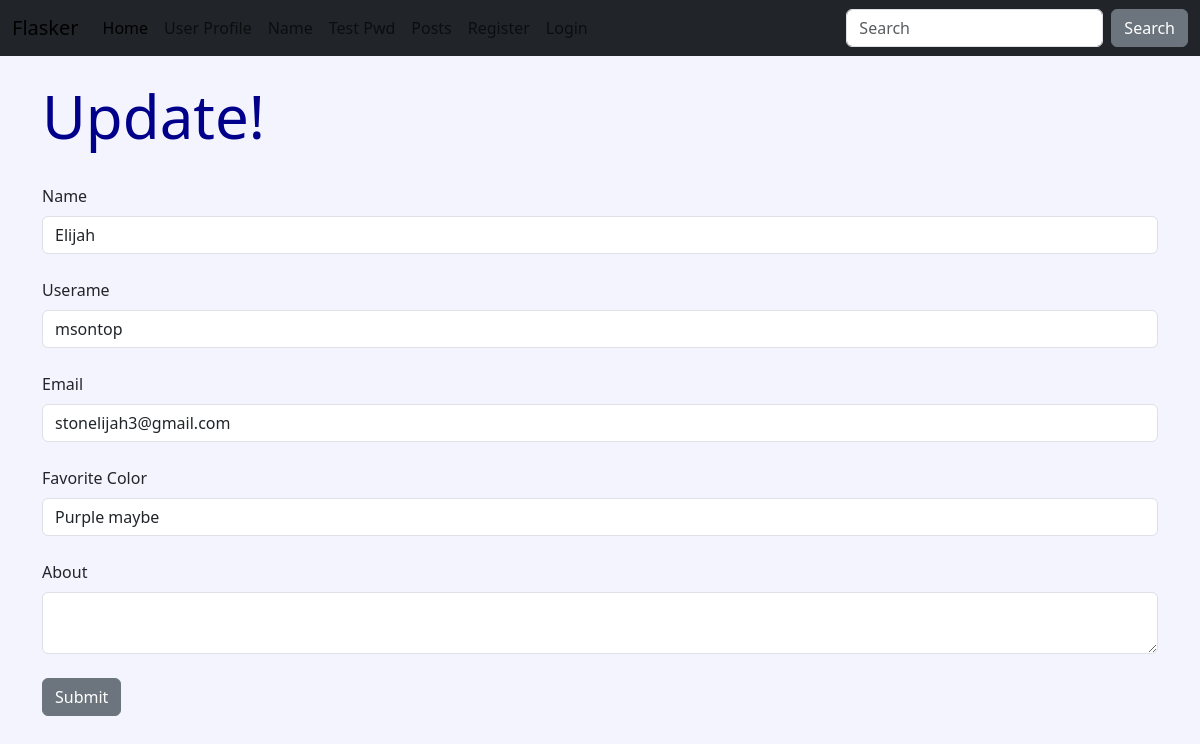
Screenshot of /update/2 with the database file from the repository.
### hello.py (models this page shows, shortened)
class Users(db.Model, UserMixin):
    id = db.Column(db.Integer, primary_key=True)
    username = db.Column(db.String(200), unique=True)
    name = db.Column(db.String(200), nullable=False)
    email = db.Column(db.String(200), nullable=False, unique=True)
    favorite_color = db.Column(db.String(120))
    about_author = db.Column(db.Text(500), nullable=True)
    date_added = db.Column(db.DateTime, default=datetime.utcnow)
    password_hash = db.Column(db.String(128))
    posts = db.relationship('Post', backref='poster')
    @property
    def password(self):
        raise AttributeError('Password is nomett a readable attr!')

### hello.py (the view)
@app.route('/update/<int:id>', methods=['GET','POST'])
def update(id):
    form = UserFrom()
    name_to_update = Users.query.get_or_404(id)
    if request.method == 'POST':
        name_to_update.name = request.form['name']
        name_to_update.email = request.form['email']
        name_to_update.favorite_color = request.form['favorite_color']
        name_to_update.username = request.form['username']
        name_to_update.about_author = request.form['about_author']
        try:
            db.session.commit()
            flash('User Updated Successfully!')
            return render_template('update.html',
                                   form = form,
                                   name_to_update = name_to_update)
        except:
            flash('Error Occured!')
            return render_template('update.html',
                                   form = form,
                                   name_to_update = name_to_update)
    else:
        return render_template('update.html',
                                   form = form,
                                   name_to_update = name_to_update)

### webforms.py
class UserFrom(FlaskForm):
    username = StringField('Userame', validators=[DataRequired()])
    name = StringField('Name', validators=[DataRequired()])
    email = StringField('Email', validators=[DataRequired()])
    favorite_color = StringField('Favorite Color')
    about_author = TextAreaField('About')
    password_hash = PasswordField('Password', validators=[DataRequired(), EqualTo('password_hash2', message='password must match!')])
    password_hash2 = PasswordField('Confirm Password', validators=[DataRequired()])
    submit = SubmitField('Submit')

class SearchForm(FlaskForm):
    searched = StringField('Searched', validators=[DataRequired()])
    submit = SubmitField('Submit')

### hello.py (called while the page is built)
@app.context_processor
def base():
    form = SearchForm()
    return dict(form=form)

### templates/update.html (shortened to what this page needs)
{% extends 'base.html' %}
{% block content%}
<h1>Update!</h1>
<br/>
<form action="/update/{{ name_to_update.id }}" method="POST">
    {{ form.name.label(class="form-label") }}
    {{ form.name(class="form-control",value=name_to_update.name) }}
    <br />
    {{ form.username.label(class="form-label") }}
    {{ form.username(class="form-control",value=name_to_update.username) }}
    <br />
    {{ form.email.label(class="form-label") }}
    {{ form.email(class="form-control", value=name_to_update.email) }}
    <br />
    {{ form.favorite_color.label(class="form-label") }}
    {{ form.favorite_color(class="form-control", value=name_to_update.favorite_color) }}
    <br />
    {{ form.about_author.label(class="form-label") }}
    {{ form.about_author(class="form-control", value=name_to_update.favorite_color) }}
    <br />
    {{ form.submit(class="btn btn-secondary") }}
</form>
<br/>
{% endblock %}

### static/css/style.css (style rules this page uses)
h1 { color: darkblue; font-size: 60px; }
body { background-color: #f4f4ff; }

### rows the page displays
Users: name "Elijah", username "msontop", email "stonelijah3@gmail.com", favorite_color "Purple maybe"
